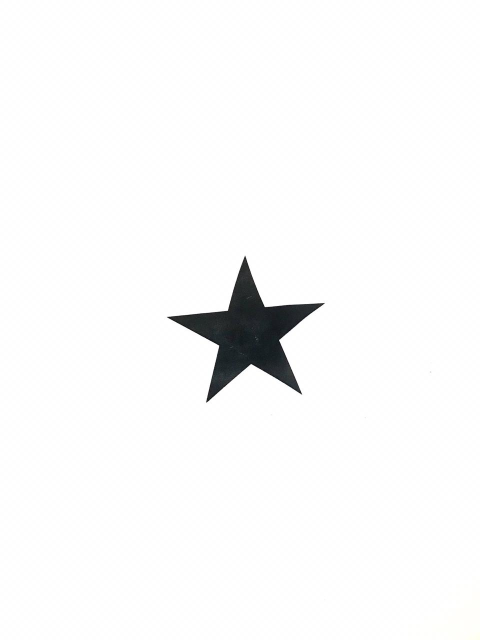
#> input picture Python/TP1-Deteccion/MachineLearning/shapes/5-point-star/WhatsApp Image 2020-10-01 at 2.41.33 PM.jpeg, 960 x 1280 px (shown at 1/2 size)
$ python -i video_contours.py   (imports and definitions only)
#> lines starting #> are read from the running program, lines starting #| are printed output that depends on the picture; after the words box and inside, x2 and y2 are one past the last pixel; in counts of white or black regions, pixels touching at a corner belong together
#> further down, picture is the input picture: shape (1280, 960, 3); mean B, G, R 249.3, 249.3, 249.2
import cv2
import numpy as np

window_name = 'contourImg'
window2_name = "trackbars"
trackbar_name = 'ThreshVal'
trackbar3_name = 'MaxContArea'
trackbar4_name = 'MinContArea'

def on_trackbar_change(val):
    # do nothing
    pass

def createTrackbars():
    cv2.namedWindow(window2_name)

    slider_max = 200
    slider2_max = 100

    cv2.createTrackbar(trackbar_name, window2_name, 150, slider_max, on_trackbar_change)
    cv2.createTrackbar(trackbar3_name, window2_name, 8000, 100000, on_trackbar_change)
    cv2.createTrackbar(trackbar4_name, window2_name, 8000, 10000, on_trackbar_change)


def binaryOPS(frame):

    threshVal_trackbar = cv2.getTrackbarPos(trackbar_name, window2_name)

    gray = cv2.cvtColor(frame, cv2.COLOR_BGR2GRAY)
    bin = cv2.adaptiveThreshold(gray, 255, cv2.ADAPTIVE_THRESH_GAUSSIAN_C, cv2.THRESH_BINARY,
                                int(threshVal_trackbar/2)*2+3, 2)
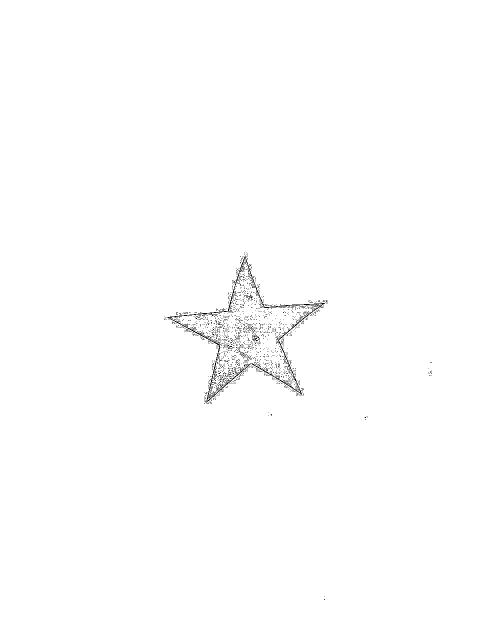
#> bin: shape (1280, 960) (shown at 1/2 size); 99.5% white; black in thin lines or dots, all inside (x1, y1, x2, y2) = (328, 504, 864, 1200)
    # Invert the image so the area of the UAV is filled with 1's. This is necessary since
    # cv::findContours describes the boundary of areas consisting of 1's.
    # bin = 255 - bin  # como sabemos que las figuras son negras invertimos los valores binarios para que esten en 1.

    # kernel = np.ones((3, 3), np.uint8)  # Tamaño del bloque a recorrer
    kernel = cv2.getStructuringElement(cv2.MORPH_ELLIPSE, (10, 10))
    # buscamos eliminar falsos positivos (puntos blancos en el fondo) para eliminar ruido.
    # bin = cv2.morphologyEx(bin, cv2.MORPH_ERODE, kernel)
    opening1 = cv2.morphologyEx(bin, cv2.MORPH_OPEN, kernel)
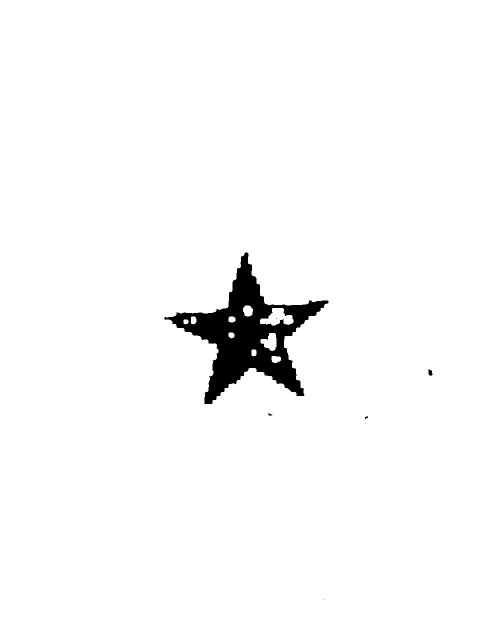
#> opening1: shape (1280, 960) (shown at 1/2 size); 97.5% white; 6 black regions (2 under 20 px), largest, box (x1, y1, x2, y2) and area: (329, 505, 657, 808) 31035, (857, 738, 865, 752) 79, (537, 825, 545, 831) 24, (730, 833, 736, 839) 21
    closing1 = cv2.morphologyEx(opening1, cv2.MORPH_CLOSE, kernel)
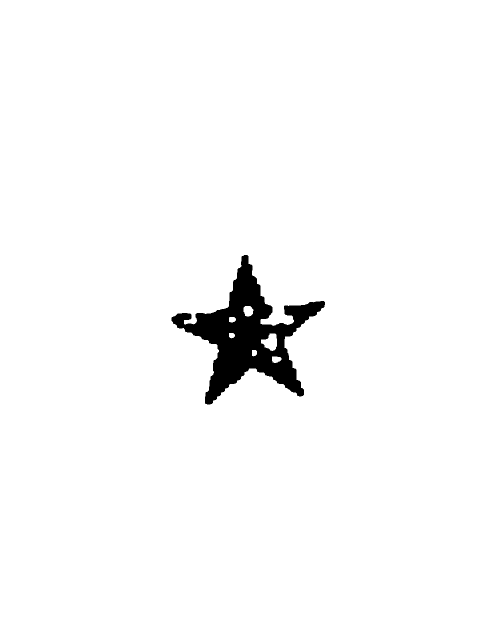
#> closing1: shape (1280, 960) (shown at 1/2 size); 97.5% white; 1 black region, box (x1, y1, x2, y2) and area: (343, 510, 650, 809) 30614
    return closing1

>>> import cv2
>>> picture = cv2.imread('../../../TP1-Deteccion/MachineLearning/shapes/5-point-star/WhatsApp Image 2020-10-01 at 2.41.33 PM.jpeg')
>>> result = binaryOPS(picture)

$ run again, on Python/TP1-Deteccion/MachineLearning/shapes/5-point-star/WhatsApp Image 2020-10-01 at 2.41.34 PM.jpeg
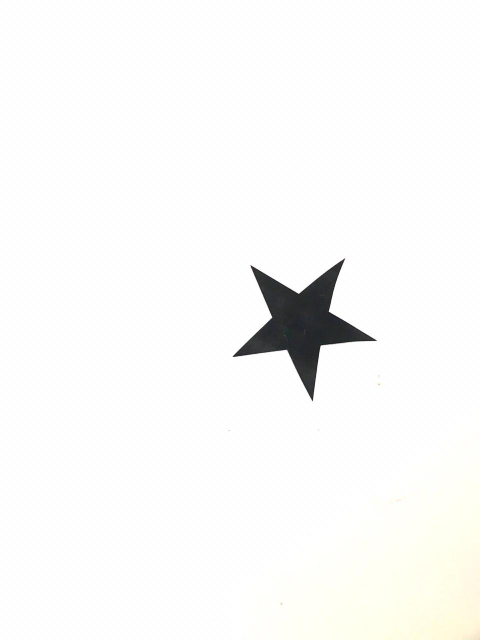
#> input picture Python/TP1-Deteccion/MachineLearning/shapes/5-point-star/WhatsApp Image 2020-10-01 at 2.41.34 PM.jpeg, 960 x 1280 px (shown at 1/2 size)
#> picture is the input picture: shape (1280, 960, 3); mean B, G, R 248.7, 249.8, 249.9
#> in binaryOPS, `bin = cv2.adaptiveThreshold(gray, 255, cv2.ADAPTIVE_THRESH_GAUSSIAN_C,..`:
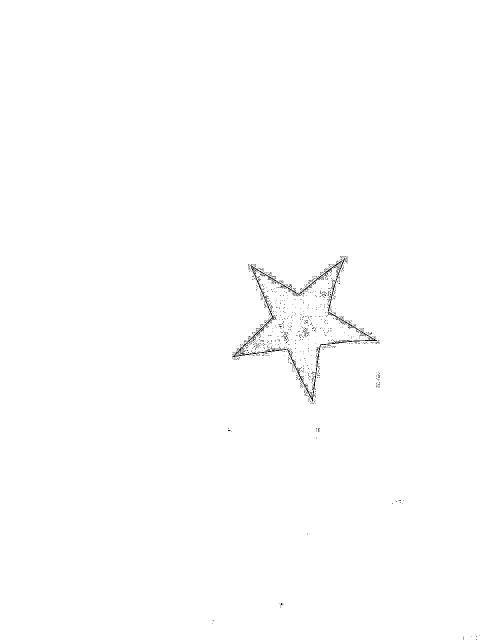
#> bin: shape (1280, 960) (shown at 1/2 size); 99.6% white; black in thin lines or dots, all inside (x1, y1, x2, y2) = (424, 512, 960, 1280)
#> opening1: shape (1280, 960); 98.4% white; 20 black regions (12 under 20 px), largest, box (x1, y1, x2, y2) and area: (465, 513, 761, 808) 18071, (589, 624, 665, 688) 1422, (753, 745, 761, 776) 210
#> in binaryOPS, `closing1 = cv2.morphologyEx(opening1, cv2.MORPH_CLOSE, kernel)`:
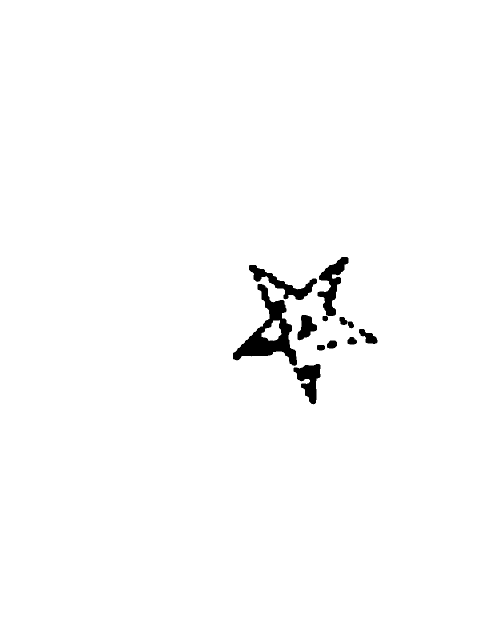
#> closing1: shape (1280, 960) (shown at 1/2 size); 98.6% white; 12 black regions, largest, box (x1, y1, x2, y2) and area: (466, 568, 594, 732) 6988, (635, 514, 697, 632) 2929, (498, 530, 634, 600) 2638

$ run again, on Python/TP1-Deteccion/MachineLearning/shapes/5-point-star/WhatsApp Image 2020-10-01 at 2.41.35 PM.jpeg
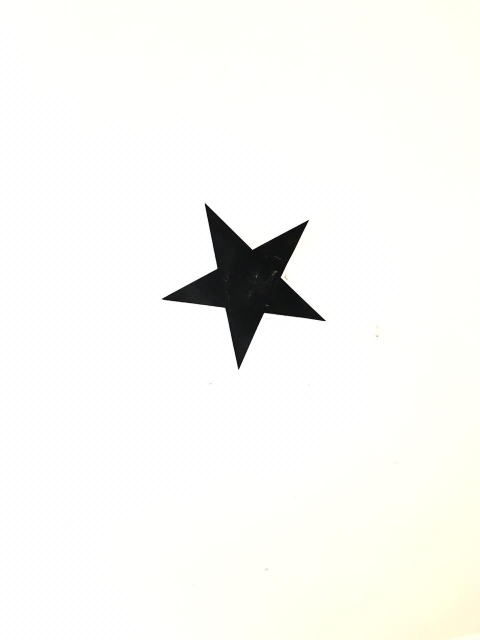
#> input picture Python/TP1-Deteccion/MachineLearning/shapes/5-point-star/WhatsApp Image 2020-10-01 at 2.41.35 PM.jpeg, 960 x 1280 px (shown at 1/2 size)
#> picture is the input picture: shape (1280, 960, 3); mean B, G, R 244.6, 248.1, 248
#> in binaryOPS, `bin = cv2.adaptiveThreshold(gray, 255, cv2.ADAPTIVE_THRESH_GAUSSIAN_C,..`:
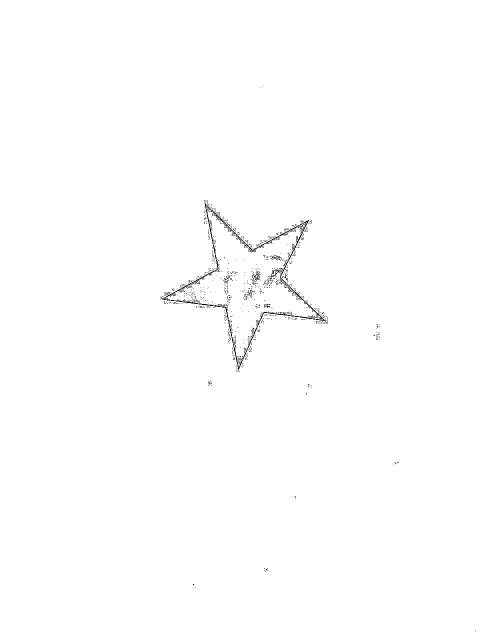
#> bin: shape (1280, 960) (shown at 1/2 size); 99.5% white; black in thin lines or dots, all inside (x1, y1, x2, y2) = (320, 173, 952, 1264)
#> opening1: shape (1280, 960); 98.5% white; 17 black regions (12 under 20 px), largest, box (x1, y1, x2, y2) and area: (321, 401, 657, 744) 17699, (748, 649, 761, 680) 222, (417, 761, 425, 772) 83, (617, 769, 625, 775) 30, (529, 1138, 536, 1143) 26
#> in binaryOPS, `closing1 = cv2.morphologyEx(opening1, cv2.MORPH_CLOSE, kernel)`:
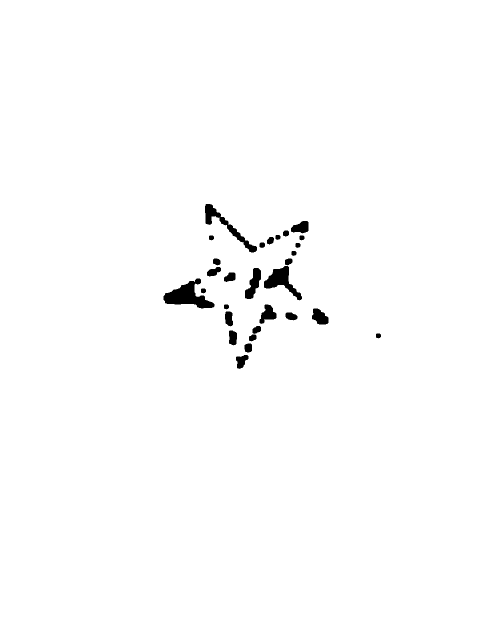
#> closing1: shape (1280, 960) (shown at 1/2 size); 98.9% white; 29 black regions, largest, box (x1, y1, x2, y2) and area: (327, 557, 429, 617) 2872, (528, 532, 604, 601) 1941, (410, 408, 514, 505) 1819
